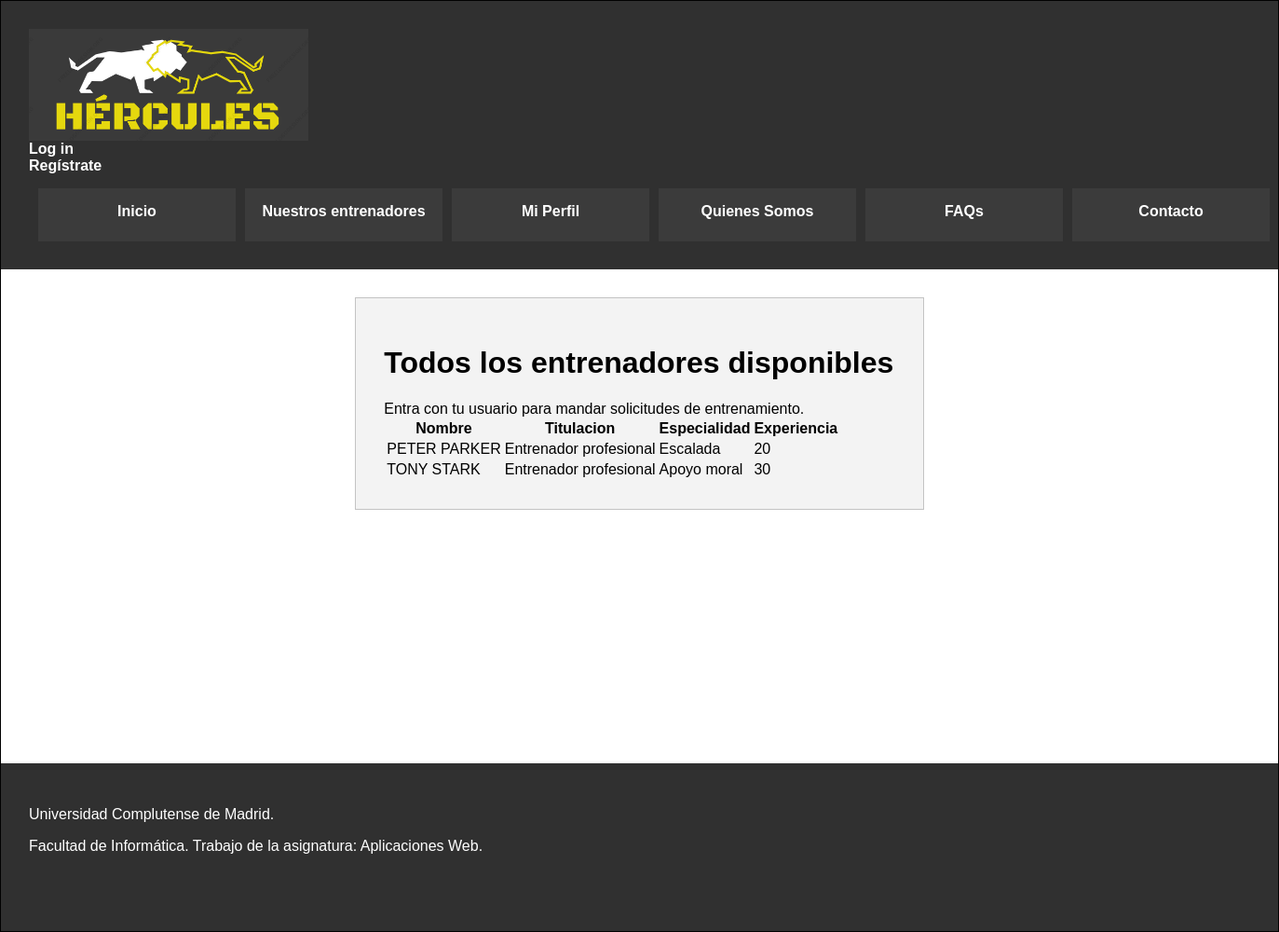
The app's page /entrenadores.php with its own data.
### tables this page shows
CREATE TABLE `usuario` (
  `nif` varchar(10) NOT NULL,
  `nombre` varchar(30) NOT NULL,
  `contrasenna` varchar(255) NOT NULL,
  `foto` varchar(30) DEFAULT NULL,
  `email` varchar(30) NOT NULL,
  `sexo` varchar(6) DEFAULT NULL,
  `fechaNac` date DEFAULT NULL,
  `telefono` varchar(15) DEFAULT NULL,
  `ubicacion` varchar(50) DEFAULT NULL,
  `peso` decimal(5,0) DEFAULT NULL,
  `altura` decimal(5,0) DEFAULT NULL,
  `preferencias` varchar(50) DEFAULT NULL,
  `tipoUsuario` tinyint(1) NOT NULL DEFAULT 0,
  `titulacion` varchar(30) DEFAULT NULL,
  `especialidad` varchar(50) DEFAULT NULL,
  `experiencia` varchar(30) DEFAULT NULL
);

### includes/DAOs/DAO.php (called while the page is built, shortened)
<?php
class DAO {
    private $servername = "localhost";
    private $username = "hercules";
    private $password = "iG8hC62acnPrvIeU";
    private $dbname = "hercules";
    private $mysqli = null;
    public function __construct(){
        if(!$this->mysqli){
            $this->mysqli = new mysqli($this->servername, $this->username, $this->password, $this->dbname);
        }
    }
    protected function consultarv2($sql){
        if ($sql != "") {
            $consulta = $this->mysqli->query($sql) or die ($this->mysqli->error. " en la linea ".(__LINE__-1));
            $tablaDatos = array();
            if (substr($sql, 0, 6) == "SELECT") {
                if ($consulta) {
                    while ($fila = mysqli_fetch_assoc($consulta)){
                        array_push($tablaDatos, $fila);
                    }
                }
            }
            return $tablaDatos;
        }
        else {
            return 0;
        }
    }
}
?>

### includes/controller.php (called while the page is built, shortened)
<?php
require_once(__DIR__ . '/DAOs/usuarioDAO.php');
class controller{
   private $usuarioDAO;
    private static $instance = null;
    public function __construct(){
        $this->usuarioDAO = new UsuarioDAO();
    }
     public static function getInstance() {
        if (null === self::$instance) {
            self::$instance = new self();
        }
        return self::$instance;
    }
    public function listarEntrenadores($nif=0){
        $col='nif, nombre, titulacion, especialidad, experiencia';
        $cond='';
        if ($nif) {
            $cond="tipoUsuario = 1 AND nif != '" .$nif."'";
        }
        else {
            $cond="tipoUsuario = 1";
        }
        return $consulta = $this->usuarioDAO->selectUsuario($col, $cond);
    }
}

### includes/config.php (called while the page is built, shortened)
<?php
require_once __DIR__.'/controller.php';
$ctrl = controller::getInstance();
?>

### includes/DAOs/usuarioDAO.php (called while the page is built, shortened)
<?php
require_once(__DIR__.'/DAO.php');
class UsuarioDAO extends DAO {
    public function selectUsuario($col, $cond){
        $query = "";
        if ($cond == "") {
            $query = "SELECT ".$col." FROM usuario";
        }
        else {
            $query = "SELECT ".$col." FROM usuario WHERE ".$cond;
        }
        return $this->consultarv2($query);
    }
}
?>

### entrenadores.php (the view, shortened to what this page needs)
<?php
	require_once 'includes/config.php';
?>
<!DOCTYPE html>
<html>
<head>
	<link rel="stylesheet" type="text/css" href="includes/estilo.css" />
</head>
<body>
<div id="contenedor">
	<?php
		require('includes/comun/cabecera.php');
	?>
	<div id="contenido">
		<form action="entrena_check.php" method="post">
			<h1>Todos los entrenadores disponibles</h1>
			<?php
			if (!isset($_SESSION['login'])) {
				echo 'Entra con tu usuario para mandar solicitudes de entrenamiento.'.'<br>';
			}
			else if ($_SESSION['usuario']->getTipoUsuario() == 1) {
				echo 'Debes ser cliente para solicitar entrenadores.'.'<br>';
			}
			$arr = $ctrl->listarEntrenadores( (isset($_SESSION['login']))? $_SESSION['usuario']->getNif() : 0);
			if (count($arr) > 0) {
				echo '<table>';
				  echo '<tr>'.'<th>Nombre</th>'.'<th>Titulacion</th>'.'<th>Especialidad</th>'.'<th>Experiencia</th>';
				  echo '</tr>';
				  if (isset($_SESSION['login']) && $_SESSION['usuario']->getTipoUsuario() == 0) {
				  	$estados = $ctrl->listarSolicitudes($_SESSION['usuario']->getNif());
				  	foreach ($arr as $key => $valor) {
						echo '<tr>';
							echo '<td>'.$valor['nombre'].'</td>';
						    echo '<td>'.$valor['titulacion'].'</td>';
						    echo '<td>'.$valor['especialidad'].'</td>';
						    echo '<td>'.$valor['experiencia'].'</td>';
						    if (!isset($estados[$key])) {
								echo '<td>'.'<input type="checkbox" name="check_list[]" value='.$key.'>'.'</td>';
							}
							else if ($estados[$key] == 'pendiente'){
								echo '<td>'.'Solicitud enviada'.'</td>';
							}
							else if ($estados[$key] == 'aceptado'){
								echo '<td>'.'Ya soy tu entrenador/a'.'</td>';
							}
					 	echo'</tr>';
					}
				  }
				  else {
				  	foreach ($arr as $key => $valor) {
						echo '<tr>';
							echo '<td>'.$valor['nombre'].'</td>';
						    echo '<td>'.$valor['titulacion'].'</td>';
						    echo '<td>'.$valor['especialidad'].'</td>';
						    echo '<td>'.$valor['experiencia'].'</td>';
					 	echo'</tr>';
					}
				  }
				echo '</table>';
			}
			else {
				echo "No parece haber entrenadores disponibles ahora mismo. Vuelve mas tarde.";
			}
		?>
		</form>
	</div>
	<?php
		require('includes/comun/pie.php');
	?>
</div>
</body>
</html>

### includes/estilo.css (style rules this page uses)
body { width: 100%; font-family: "Trebuchet MS", Helvetica, sans-serif; margin: 0; padding: 0; background-color: white; }
div#contenedor { margin: auto; border: 1px solid black; background-color: white; }
div#contenido { padding-top: 30px; min-height: 500px; width: 80%; background-color: white; margin-left: 10%; }
form { margin: auto; width: 50%; max-width: 600px; background: #F3F3F3; padding: 30px; border: 1px solid rgba(0,0,0,0.2); }

### records on screen
usuario: nombre "PETER PARKER", titulacion "Entrenador profesional", especialidad "Escalada", experiencia "20"
usuario: nombre "TONY STARK", titulacion "Entrenador profesional", especialidad "Apoyo moral", experiencia "30"
